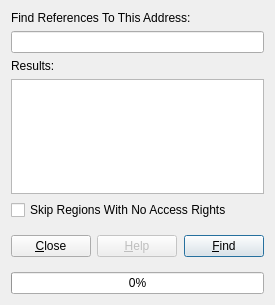
<?xml version="1.0" encoding="UTF-8"?>
<ui version="4.0">
 <author>Evan Teran</author>
 <class>References::DialogReferences</class>
 <widget class="QDialog" name="DialogReferences">
  <property name="geometry">
   <rect>
    <x>0</x>
    <y>0</y>
    <width>275</width>
    <height>305</height>
   </rect>
  </property>
  <property name="windowTitle">
   <string>References Search</string>
  </property>
  <layout class="QVBoxLayout">
   <item>
    <widget class="QLabel" name="label">
     <property name="text">
      <string>Find References To This Address:</string>
     </property>
    </widget>
   </item>
   <item>
    <widget class="QLineEdit" name="txtAddress"/>
   </item>
   <item>
    <widget class="QLabel" name="label_2">
     <property name="text">
      <string>Results:</string>
     </property>
    </widget>
   </item>
   <item>
    <widget class="QListWidget" name="listWidget">
     <property name="font">
      <font>
       <family>Monospace</family>
      </font>
     </property>
     <property name="alternatingRowColors">
      <bool>true</bool>
     </property>
    </widget>
   </item>
   <item>
    <widget class="QCheckBox" name="chkSkipNoAccess">
     <property name="text">
      <string>Skip Regions With No Access Rights</string>
     </property>
    </widget>
   </item>
   <item>
    <layout class="QHBoxLayout">
     <item>
      <widget class="QPushButton" name="btnClose">
       <property name="text">
        <string>&amp;Close</string>
       </property>
      </widget>
     </item>
     <item>
      <widget class="QPushButton" name="btnHelp">
       <property name="enabled">
        <bool>false</bool>
       </property>
       <property name="text">
        <string>&amp;Help</string>
       </property>
      </widget>
     </item>
     <item>
      <spacer>
       <property name="orientation">
        <enum>Qt::Horizontal</enum>
       </property>
       <property name="sizeHint" stdset="0">
        <size>
         <width>20</width>
         <height>40</height>
        </size>
       </property>
      </spacer>
     </item>
     <item>
      <widget class="QPushButton" name="btnFind">
       <property name="text">
        <string>&amp;Find</string>
       </property>
       <property name="default">
        <bool>true</bool>
       </property>
      </widget>
     </item>
    </layout>
   </item>
   <item>
    <widget class="QProgressBar" name="progressBar">
     <property name="value">
      <number>0</number>
     </property>
     <property name="orientation">
      <enum>Qt::Horizontal</enum>
     </property>
    </widget>
   </item>
  </layout>
 </widget>
 <tabstops>
  <tabstop>txtAddress</tabstop>
  <tabstop>listWidget</tabstop>
  <tabstop>chkSkipNoAccess</tabstop>
  <tabstop>btnClose</tabstop>
  <tabstop>btnHelp</tabstop>
  <tabstop>btnFind</tabstop>
 </tabstops>
 <resources/>
 <connections>
  <connection>
   <sender>btnClose</sender>
   <signal>clicked()</signal>
   <receiver>DialogReferences</receiver>
   <slot>reject()</slot>
   <hints>
    <hint type="sourcelabel">
     <x>61</x>
     <y>458</y>
    </hint>
    <hint type="destinationlabel">
     <x>265</x>
     <y>468</y>
    </hint>
   </hints>
  </connection>
 </connections>
</ui>
